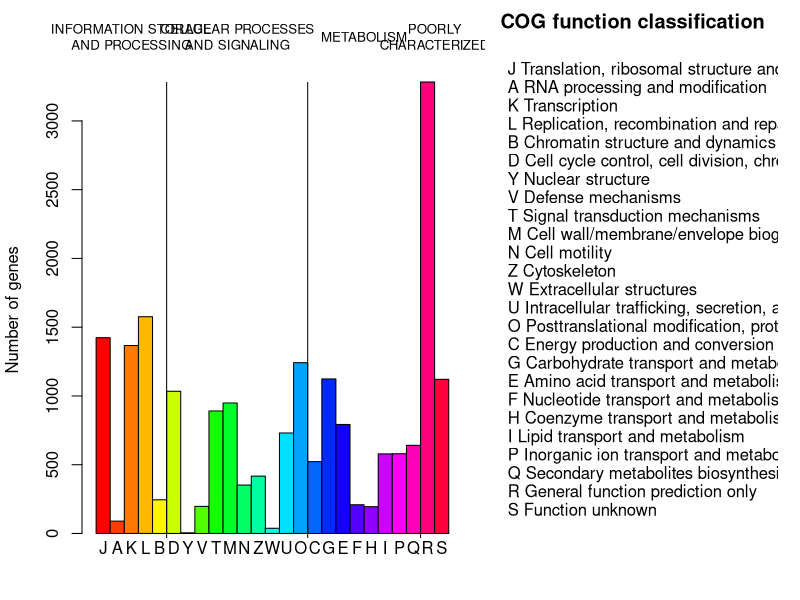

Here is the R script that generated this plot:
m=read.table("cog.class.annot.txt",head=T,sep="\t");
pdf("3.1.pdf",width=12,height=7);
layout(matrix(c(1,2),nr=1),widths=c(20,13));
par( mar=c(3,4,4,1)+0.1 );

class <- c(
        "J","A","K","L","B",
        "D","Y","V","T","M","N","Z","W","U","O",
        "C","G","E","F","H","I","P","Q",
        "R","S");
t = factor( as.character(m[,1]),levels=class );
m <- m[order(t),]
x <- m[,3];

barplot(x,
        space=F,col=rainbow(25),
        ylab="Number of genes",
       );
mtext( m[,1],side=1,at=1:25-0.5 );

l <- c(0,5,15,23,25);
id<- c("INFORMATION STORAGE\nAND PROCESSING",
       "CELLULAR PROCESSES\nAND SIGNALING",
       "METABOLISM",
       "POORLY\nCHARACTERIZED"
      );
abline( v = l[c(-1,-5)] );
for( i in 2:length(l) ){
    text( (l[i-1]+l[i])/2,max(m[,3])*1.1,
            id[i-1],
            cex=0.8,xpd=T,
        );
}

par(mar=c(2,0,2,1)+0.1 );
plot(0,0,type="n",
        xlim=c(0,1),ylim=c(0,26),
        bty="n",axes=F,xlab="",ylab="",
    );

for( i in 1:length(class) ){
    text(0,26-i+0.5,paste(m[i,1],m[i,2]),
            pos=4,cex=1,pty=T,
        );
}
title("COG function classification");

dev.off();



